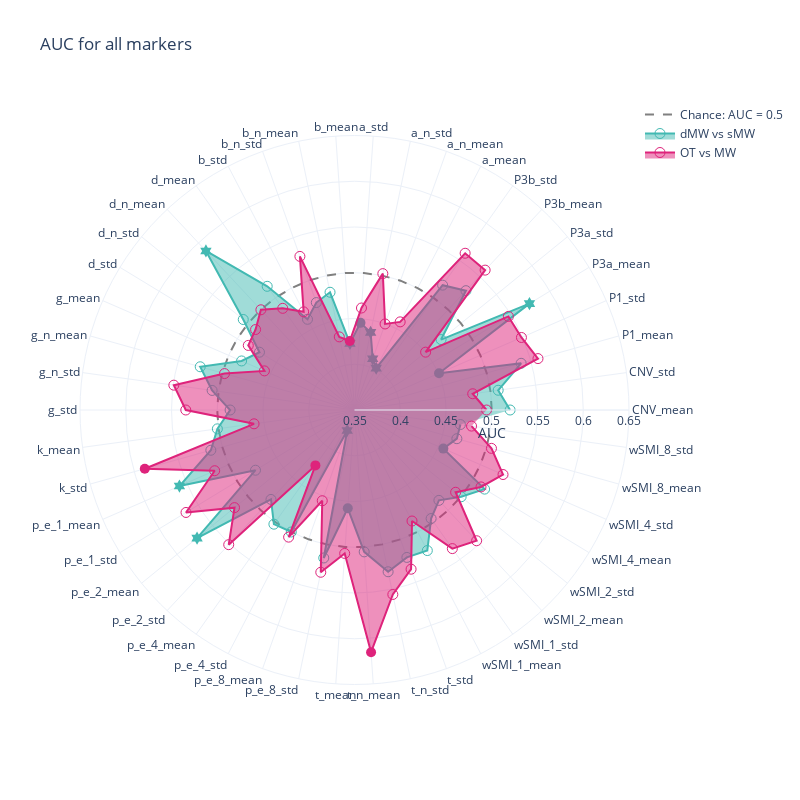

The notebook cell saved with this chart:
### Markdown cell above
# Significant polar plots

### Code cell
mw =aucs_mw
mind =aucs_mind

fig = go.Figure()

fig.add_trace(go.Scatterpolar(
    r=np.ones(len(mind['markers'])) * 0.5,
    theta=mind['markers'],
    name = 'Chance: AUC = 0.5',
    mode = 'lines',
    line = {'color':'grey', 'width': 2, 'dash': 'dash' },
))


fig.add_trace(go.Scatterpolar(
    r=mw.AUC,
    theta=mw['markers'],
    fill='toself',
    name='dMW vs sMW',
    mode = 'lines+markers',
    marker = {'color':lblue, 'size': 10},
    marker_symbol= mw.symbol.to_list()
))

fig.add_trace(go.Scatterpolar(
    r=mind.AUC,
    theta=mind['markers'],
    fill='toself',
    name='OT vs MW',
    mode = 'lines+markers',
    marker = {'color':pink, 'size': 10},
    marker_symbol= mind.symbol.to_list()
))



fig.update_layout(
    title="AUC for all markers",
#     legend_title="Classification",
    width=800,
    height=800,
    template = 'plotly_white',
    
  polar=dict(
    radialaxis=dict(
    title = 'AUC',
      visible=True,
        range = [0.35,0.65]
    ),
  ),
    
  showlegend=True
)

fig.show()
pio.write_json(fig, 'Figs/radar_auc_all.plotly')

### Figure 1 — Plotly figure (JSON) as saved in the notebook; plotly's stock layout.template omitted (floating-point values rounded to 4 significant figures)
{"data": [{"line": {"color": "grey", "dash": "dash", "width": 2}, "mode": "lines", "name": "Chance: AUC = 0.5", "r": [0.5, 0.5, 0.5, 0.5, 0.5, 0.5, 0.5, 0.5, 0.5, 0.5, 0.5, 0.5, 0.5, 0.5, 0.5, 0.5, 0.5, 0.5, 0.5, 0.5, 0.5, 0.5, 0.5, 0.5, 0.5, 0.5, 0.5, 0.5, 0.5, 0.5, 0.5, 0.5, 0.5, 0.5, 0.5, 0.5, 0.5, 0.5, 0.5, 0.5, 0.5, 0.5, 0.5, 0.5, 0.5, 0.5], "theta": ["CNV_mean", "CNV_std", "P1_mean", "P1_std", "P3a_mean", "P3a_std", "P3b_mean", "P3b_std", "a_mean", "a_n_mean", "a_n_std", "a_std", "b_mean", "b_n_mean", "b_n_std", "b_std", "d_mean", "d_n_mean", "d_n_std", "d_std", "g_mean", "g_n_mean", "g_n_std", "g_std", "k_mean", "k_std", "p_e_1_mean", "p_e_1_std", "p_e_2_mean", "p_e_2_std", "p_e_4_mean", "p_e_4_std", "p_e_8_mean", "p_e_8_std", "t_mean", "t_n_mean", "t_n_std", "t_std", "wSMI_1_mean", "wSMI_1_std", "wSMI_2_mean", "wSMI_2_std", "wSMI_4_mean", "wSMI_4_std", "wSMI_8_mean", "wSMI_8_std"], "type": "scatterpolar"}, {"fill": "toself", "marker": {"color": "#42B9B2", "size": 10, "symbol": ["circle-open", "circle-open", "circle-open", "circle", "hexagram", "circle-open", "circle-open", "circle-open", "hexagram", "hexagram", "hexagram", "circle", "hexagram", "circle-open", "circle-open", "circle-open", "circle-open", "hexagram", "circle-open", "circle-open", "circle-open", "circle-open", "circle-open", "circle-open", "circle-open", "circle-open", "hexagram", "circle-open", "hexagram", "circle-open", "circle-open", "circle-open", "hexagram", "circle-open", "circle", "circle-open", "circle-open", "circle-open", "circle-open", "circle-open", "circle-open", "circle-open", "circle-open", "circle", "circle-open", "circle-open"]}, "mode": "lines+markers", "name": "dMW vs sMW", "r": [0.5201, 0.5085, 0.5391, 0.4507, 0.5738, 0.472, 0.5284, 0.517, 0.4015, 0.4094, 0.4366, 0.4455, 0.4229, 0.4814, 0.4746, 0.4617, 0.5155, 0.5879, 0.5067, 0.4716, 0.4845, 0.5251, 0.5071, 0.4859, 0.5013, 0.513, 0.5586, 0.4767, 0.5718, 0.4837, 0.5027, 0.5002, 0.3737, 0.5151, 0.4577, 0.5054, 0.5306, 0.521, 0.523, 0.4952, 0.4851, 0.5003, 0.5164, 0.4559, 0.4662, 0.4668], "theta": ["CNV_mean", "CNV_std", "P1_mean", "P1_std", "P3a_mean", "P3a_std", "P3b_mean", "P3b_std", "a_mean", "a_n_mean", "a_n_std", "a_std", "b_mean", "b_n_mean", "b_n_std", "b_std", "d_mean", "d_n_mean", "d_n_std", "d_std", "g_mean", "g_n_mean", "g_n_std", "g_std", "k_mean", "k_std", "p_e_1_mean", "p_e_1_std", "p_e_2_mean", "p_e_2_std", "p_e_4_mean", "p_e_4_std", "p_e_8_mean", "p_e_8_std", "t_mean", "t_n_mean", "t_n_std", "t_std", "wSMI_1_mean", "wSMI_1_std", "wSMI_2_mean", "wSMI_2_std", "wSMI_4_mean", "wSMI_4_std", "wSMI_8_mean", "wSMI_8_std"], "type": "scatterpolar"}, {"fill": "toself", "marker": {"color": "#DE237B", "size": 10, "symbol": ["circle-open", "circle-open", "circle-open", "circle-open", "circle-open", "circle-open", "circle-open", "circle-open", "circle-open", "circle-open", "circle-open", "circle-open", "circle", "circle-open", "circle-open", "circle-open", "circle-open", "circle-open", "circle-open", "circle-open", "circle-open", "circle-open", "circle-open", "circle-open", "circle-open", "circle", "circle-open", "circle-open", "circle-open", "circle-open", "circle", "circle-open", "circle-open", "circle-open", "circle-open", "circle", "circle-open", "circle-open", "circle-open", "circle-open", "circle-open", "circle-open", "circle-open", "circle-open", "circle-open", "circle-open"]}, "mode": "lines+markers", "name": "OT vs MW", "r": [0.4943, 0.4804, 0.5583, 0.5489, 0.5468, 0.4502, 0.5592, 0.5597, 0.4585, 0.4498, 0.5022, 0.4617, 0.4255, 0.4316, 0.5282, 0.4708, 0.486, 0.4999, 0.4894, 0.4859, 0.4573, 0.4975, 0.5493, 0.5344, 0.4608, 0.588, 0.5166, 0.5655, 0.5191, 0.5514, 0.4241, 0.5065, 0.4552, 0.5311, 0.5071, 0.6153, 0.5559, 0.5346, 0.4866, 0.5354, 0.5455, 0.4925, 0.5118, 0.527, 0.5054, 0.4791], "theta": ["CNV_mean", "CNV_std", "P1_mean", "P1_std", "P3a_mean", "P3a_std", "P3b_mean", "P3b_std", "a_mean", "a_n_mean", "a_n_std", "a_std", "b_mean", "b_n_mean", "b_n_std", "b_std", "d_mean", "d_n_mean", "d_n_std", "d_std", "g_mean", "g_n_mean", "g_n_std", "g_std", "k_mean", "k_std", "p_e_1_mean", "p_e_1_std", "p_e_2_mean", "p_e_2_std", "p_e_4_mean", "p_e_4_std", "p_e_8_mean", "p_e_8_std", "t_mean", "t_n_mean", "t_n_std", "t_std", "wSMI_1_mean", "wSMI_1_std", "wSMI_2_mean", "wSMI_2_std", "wSMI_4_mean", "wSMI_4_std", "wSMI_8_mean", "wSMI_8_std"], "type": "scatterpolar"}], "layout": {"height": 800, "polar": {"angularaxis": {"type": "category"}, "radialaxis": {"autorange": false, "range": [0.35, 0.65], "title": {"text": "AUC"}, "type": "linear", "visible": true}}, "showlegend": true, "title": {"text": "AUC for all markers"}, "width": 800}}
